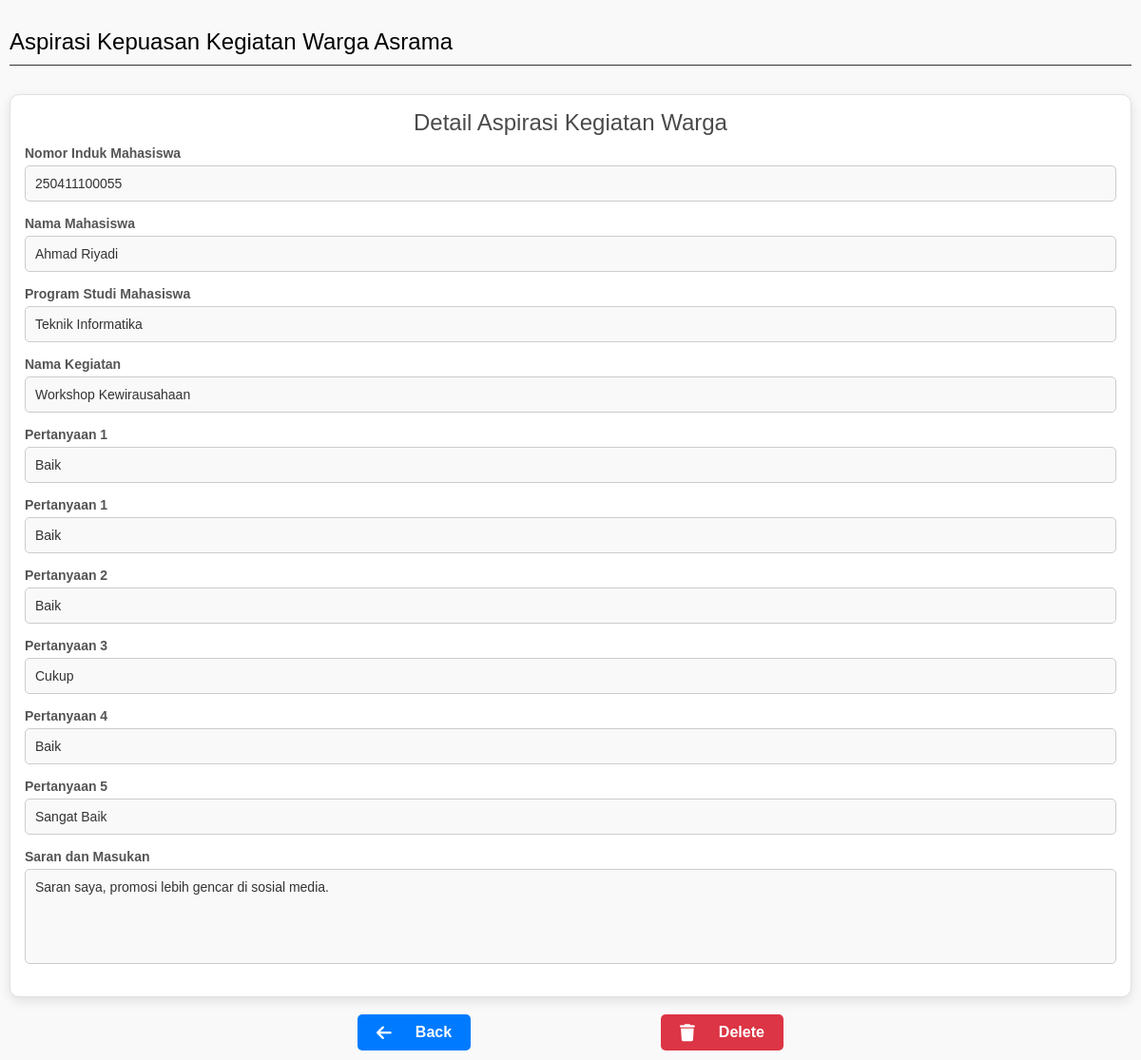
The page /app/pengurus/jejakPendapat/detailaspirasi.php?id_formulir_kegiatan=7 (signed in) on the database as committed earlier.
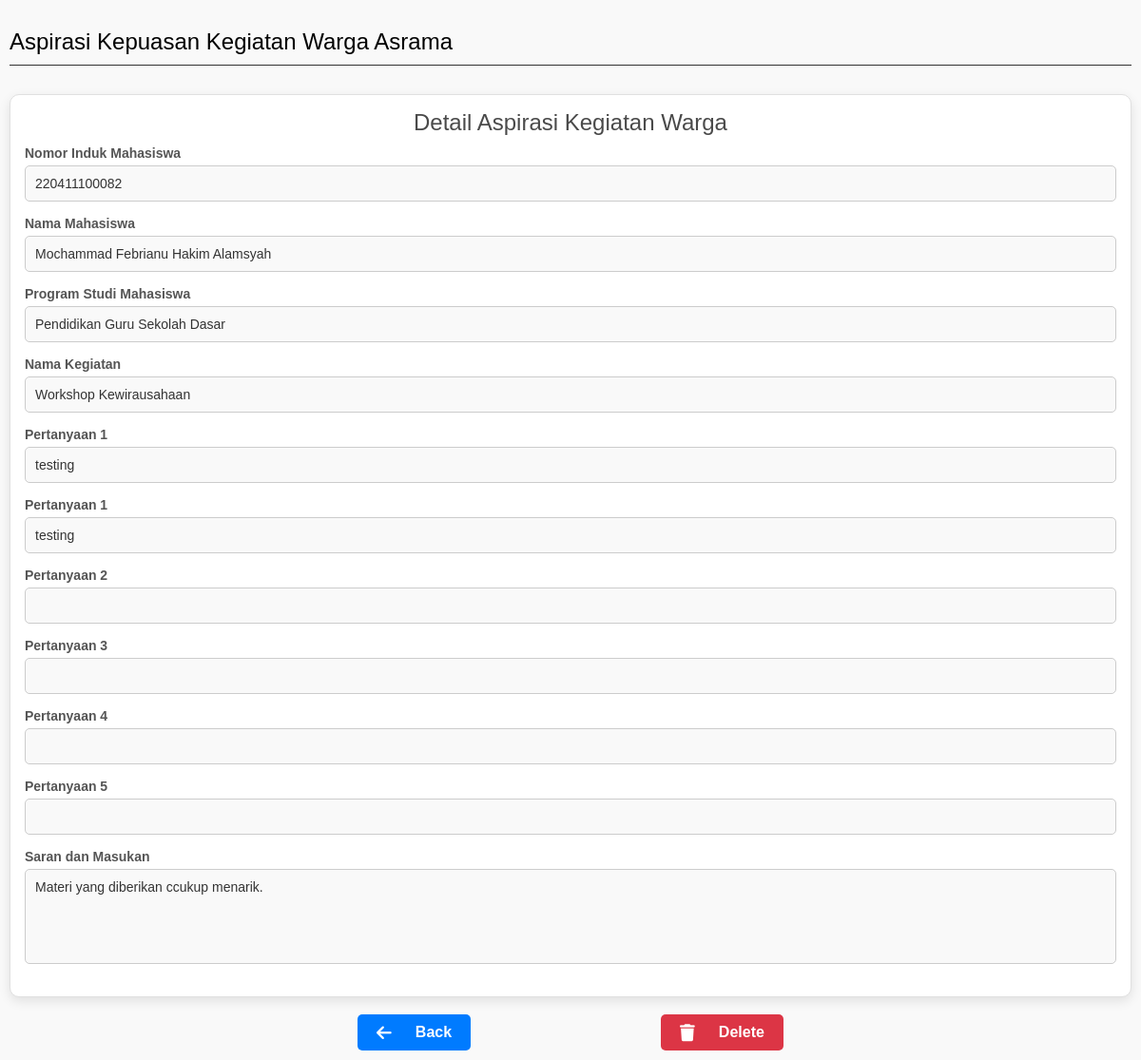
The same page on the database as committed later.
### tables this page shows
CREATE TABLE `formulir_kegiatan` (
  `id_formulir_kegiatan` int(11) NOT NULL,
  `id_kegiatan` int(11) DEFAULT NULL,
  `nim` varchar(12) DEFAULT NULL,
  `pertanyaan1` varchar(255) DEFAULT NULL,
  `pertanyaan2` varchar(255) DEFAULT NULL,
  `pertanyaan3` varchar(255) DEFAULT NULL,
  `pertanyaan4` varchar(255) DEFAULT NULL,
  `pertanyaan5` varchar(255) DEFAULT NULL,
  `saran_masukan` text DEFAULT NULL
);

CREATE TABLE `warga` (
  `nim` varchar(12) NOT NULL,
  `id_extra` int(11) DEFAULT NULL,
  `nim_pengurus` varchar(12) DEFAULT NULL,
  `nama` varchar(255) DEFAULT NULL,
  `no_hp` varchar(12) DEFAULT NULL,
  `password` varchar(255) DEFAULT NULL,
  `kamar` varchar(12) DEFAULT NULL,
  `foto_warga` varchar(255) DEFAULT NULL,
  `email` varchar(255) DEFAULT NULL,
  `gedung` varchar(12) DEFAULT NULL,
  `prodi` varchar(255) DEFAULT NULL
);

CREATE TABLE `kegiatan` (
  `nama_kegiatan` varchar(255) DEFAULT NULL,
  `id_kegiatan` int(11) NOT NULL,
  `tanggal_kegiatan` datetime DEFAULT NULL,
  `created_at` timestamp NOT NULL DEFAULT current_timestamp() ON UPDATE current_timestamp(),
  `deskripsi` longtext DEFAULT NULL,
  `foto_pamflet` varchar(255) DEFAULT NULL,
  `tempat` varchar(255) DEFAULT NULL
);

### app/pengurus/jejakPendapat/detailaspirasi.php (the view, shortened to what this page needs)
<?php
$koneksi = mysqli_connect("localhost", "root", "", "asrama");
$id_frm = $_GET['id_formulir_kegiatan'];
$query = "SELECT formulir_kegiatan.*, warga.nama, warga.prodi, kegiatan.nama_kegiatan
          FROM formulir_kegiatan
          INNER JOIN warga ON formulir_kegiatan.nim = warga.nim
          INNER JOIN kegiatan ON formulir_kegiatan.id_kegiatan = kegiatan.id_kegiatan
          WHERE formulir_kegiatan.id_formulir_kegiatan = '$id_frm'";
$result = mysqli_query($koneksi, $query);
if (mysqli_num_rows($result) > 0) {
    $data = mysqli_fetch_assoc($result);
} else {
    echo "Data tidak ditemukan.";
    exit;
}
?>
<!DOCTYPE html>
<html lang="en">
<head>
    <link href="https://cdnjs.cloudflare.com/ajax/libs/font-awesome/6.0.0/css/all.min.css" rel="stylesheet">
</head>
<body>
    <div class="content">
        <h2 class="header">Aspirasi Kepuasan Kegiatan Warga Asrama</h2>
        <div class="header-border"></div>
        <div class="container">
            <div class="header-container">Detail Aspirasi Kegiatan Warga</div>
            <div class="form-group">
                <label for="nim">Nomor Induk Mahasiswa</label>
                <input type="text" id="nim" value="<?= $data['nim']; ?>" readonly>
            </div>
            <div class="form-group">
                <label for="nama">Nama Mahasiswa</label>
                <input type="text" id="nama" value="<?= $data['nama']; ?>" readonly>
            </div>
            <div class="form-group">
                <label for="prodi">Program Studi Mahasiswa</label>
                <input type="text" id="prodi" value="<?= $data['prodi']; ?>" readonly>
            </div>
            <div class="form-group">
                <label for="kegiatan">Nama Kegiatan</label>
                <input type="text" id="kegiatan" value="<?= $data['nama_kegiatan']; ?>" readonly>
            </div>
            <div class="form-group">
                <label for="pertanyaan1">Pertanyaan 1</label>
                <input type="text" id="pertanyaan1" value="<?= $data['pertanyaan1']; ?>" readonly>
            </div>
            <div class="form-group">
                <label for="pertanyaan1">Pertanyaan 1</label>
                <input type="text" id="pertanyaan1" value="<?= $data['pertanyaan1']; ?>" readonly>
            </div>
            <div class="form-group">
                <label for="pertanyaan2">Pertanyaan 2</label>
                <input type="text" id="pertanyaan2" value="<?= $data['pertanyaan2']; ?>" readonly>
            </div>
            <div class="form-group">
                <label for="pertanyaan3">Pertanyaan 3</label>
                <input type="text" id="pertanyaan3" value="<?= $data['pertanyaan3']; ?>" readonly>
            </div>
            <div class="form-group">
                <label for="pertanyaan4">Pertanyaan 4</label>
                <input type="text" id="pertanyaan4" value="<?= $data['pertanyaan4']; ?>" readonly>
            </div>
            <div class="form-group">
                <label for="pertanyaan5">Pertanyaan 5</label>
                <input type="text" id="pertanyaan5" value="<?= $data['pertanyaan5']; ?>" readonly>
            </div>
            <div class="form-group">
                <label for="saran">Saran dan Masukan</label>
                <textarea id="saran" readonly><?= $data['saran_masukan']; ?></textarea>
            </div>
        </div>
        <div class="buttons">
            <a href="aspirasi.php" class="btn btn-back"><i class="fas fa-arrow-left"></i> Back</a>
            <a href="javascript:void(id=<?=$data['id_formulir_kegiatan'];?>);" onclick="hapus(<?= $data['id_formulir_kegiatan']; ?>)" class="btn btn-delete"><i class="fa fa-trash"></i> Delete</a>
        </div>
    </div>
</body>
</html>

Rows that differ between the two databases and show on the page:
changed formulir_kegiatan "Workshop Kewirausahaan": nim "250411100055" → "220411100082"; nim.nama "Ahmad Riyadi" → "Mochammad Febrianu Hakim Alamsyah"; nim.prodi "Teknik Informatika" → "Pendidikan Guru Sekolah Dasar"; pertanyaan1 "Baik" → "testing"; saran_masukan "Saran saya, promosi lebih gencar di sosial media." → "Materi yang diberikan ccukup menarik."; pertanyaan2 "Baik" → (not shown); pertanyaan3 "Cukup" → (not shown); pertanyaan4 "Baik" → (not shown); pertanyaan5 "Sangat Baik" → (not shown)
